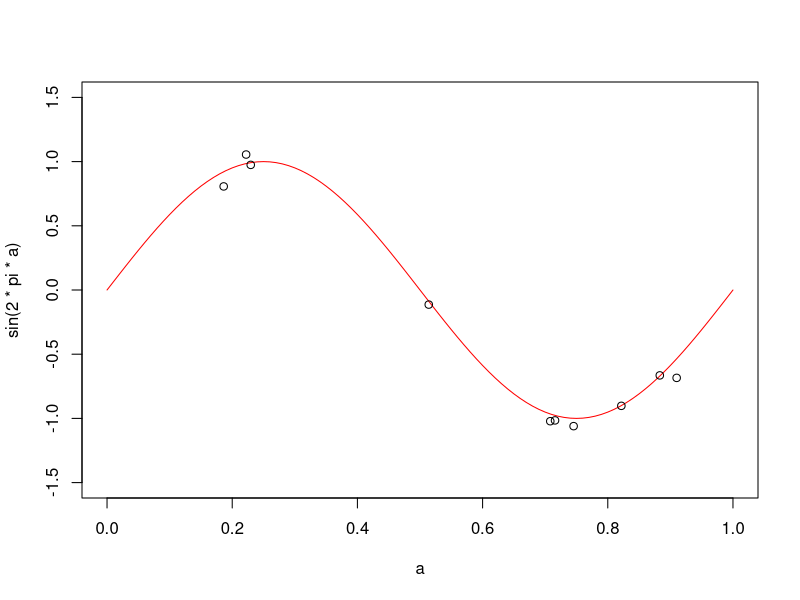

The R script that drew this image: (Note: this script raises an error after producing the figure.)
n = 10        # sample size


# Step 1. Sampling from sin(x)
x <- runif(n) # sample x using uniform distribution. By default, min = 0, max = 1.
t <- sin(2*pi*x) + rnorm(n, sd = 0.1) # calculate t



findW <- function(m){
  # Step 2. Build X matrix
  X <- rep.int(1, n)
  for(i in 1:(m-1)){
    X <- cbind(X, x^i)
  }
  X <- as.matrix(X)
  
  
  # Step 3. By calculation, we need solve t(w) %*% t(X) = t(T)
  w <- qr.solve(X, t)
  return(w)
}


# m = 1
m = 1
a <- seq(0, 1, 0.01)
plot(a, sin(2 * pi * a), type="l", col = 'red', xlim=range(c(0,1)), ylim=range(c(-1.5,1.5)))
points(x, t)
y_1 = findW(m)[1]
abline(y_1)


# function m > 1
drawModule <- function(m){
  a <- seq(0, 1, 0.01)
  plot(a, sin(2 * pi * a), type="l", col = 'red', xlim=range(c(0,1)), ylim=range(c(-1.5,1.5)))
  points(x, t)
  weight <- findW(m)
  y <- 0
  for(i in 1:m) {
    y = y + weight[i] * a ^i
  }
  par(new=TRUE)
  plot(a, y, type="l", col = 'green',xlim=range(c(0,1)), ylim=range(c(-1.5,1.5)))
}

# m = 2 3 5 7
drawModule(2)
drawModule(3)
drawModule(5)
drawModule(7)

